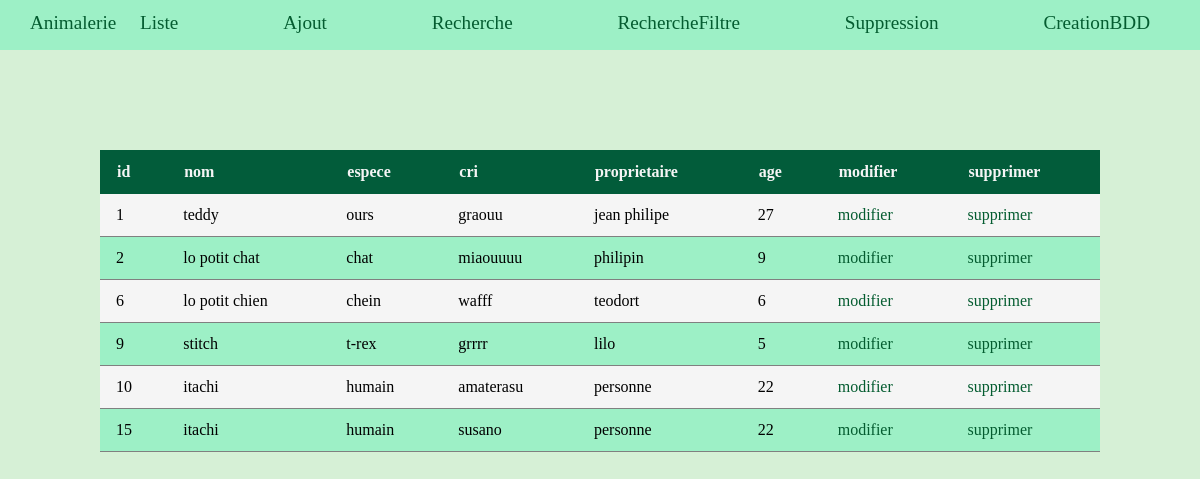
The app's page /Animalerie/liste.php with its own data.
### tables this page shows
CREATE TABLE `animaux` (
  `id` int(11) NOT NULL,
  `nom` varchar(50) NOT NULL,
  `espece` varchar(50) NOT NULL,
  `cri` varchar(50) NOT NULL,
  `proprietaire` varchar(50) NOT NULL,
  `age` int(11) NOT NULL
);

### Animalerie/AnimauxManager.php (called while the page is built, shortened)
<?php
Class AnimauxManager{
    private $db;
    public function __construct($db) {
        $this->db = $db;
    }
    public function ListAnimal() {
        $animaux = array();
        $q = $this->db->query('SELECT id, nom, espece, cri, proprietaire, age FROM animaux ORDER BY id');
        while ($donnees = $q->fetch(PDO::FETCH_ASSOC)) {
            $animal = new Animal;
            $animal->hydrate($donnees);
            $animaux[] = $animal;
        }
        return $animaux;
    }
}
?>

### Animalerie/animal.php (called while the page is built, shortened)
<?php
Class Animal{
    private $id;
    private $nom;
    private $espece;
    private $cri;
    private $proprietaire;
    private $age;
    public function getId() {
        return $this->id;
    }
    public function getNom() {
        return $this->nom;
    }
    public function getEspece() {
        return $this->espece;
    }
    public function getCri() {
        return $this->cri;
    }
    public function getProprietaire() {
        return $this->proprietaire;
    }
    public function getAge() {
        return $this->age;
    }
    public function setId($id) {
        $this->id = $id;
    }
    public function setNom($nom) {
        $this->nom = $nom;
    }
    public function setEspece($espece) {
        $this->espece = $espece;
    }
    public function setCri($cri) {
        $this->cri = $cri;
    }
    public function setProprietaire($proprietaire) {
        $this->proprietaire = $proprietaire;
    }
    public function setAge($age) {
        $this->age = $age;
    }
    public function hydrate(array $donnees){
        foreach ($donnees as $key => $value){
            $methode = 'set'.ucfirst($key);
        }
    }
}
?>

### Animalerie/VueAnimal.php (the view)
<?php
Class VueAnimal{
    private $animal;
    function __construct(Animal $animal)
    {
        $this->animal = $animal;
    }
    public function __toString(){
        return '<tr>
        <td>' . $this->animal->getID() . '</td>
        <td>' . $this->animal->getNom() . '</td>
        <td>' . $this->animal->getEspece() .'</td>
        <td>' . $this->animal->getCri() . '</td>
        <td>' . $this->animal->getProprietaire() . '</td>
        <td>' . $this->animal->getAge() . '</td>
        <td><a href="modifier.php?id=' . $this->animal->getID() . '">modifier</a></td>
        <td><a href="supprimer.php?id=' . $this->animal->getID() . '">supprimer</a></td>
        </tr>';
    }
}
?>

### Animalerie/menu.php (shortened to what this page needs)
<!DOCTYPE html>
<html>
<head>
    <link rel="stylesheet" href="menucss.css">
</head>
<body>
    <header>
        <p>Animalerie</p>
        <nav>
            <ul>
                <li><a href="liste.php">Liste</a></li>
                <li><a href="ajout.php">Ajout</a></li>
                <li><a href="recherche.php">Recherche</a></li>
                <li><a href="recherchefiltre.php">RechercheFiltre</a></li>
                <li><a href="supprimer.php">Suppression</a></li>
                <li><a href="CreationBDD.php">CreationBDD</a></li>
            </ul>
        </nav>
    </header>
</body>
</html>

### Animalerie/liste.php (shortened to what this page needs)
<?php
include 'menu.php';
require("Animal.php");
require("AnimauxManager.php");
require("VueAnimal.php");
$db = new PDO('mysql:host=localhost;dbname=grp-351_s3_progweb', 'grp-351', 'ab0pja81');
$manager = new AnimauxManager($db);
$animaux = $manager->ListAnimal();
?>
<!DOCTYPE html>
<html>
<head>
    <link rel="stylesheet" href="listecss.css">
</head>
<body>
<table>
    <tr>
    <th>id</th>
    <th>nom</th>
    <th>espece</th>
    <th>cri</th>
    <th>proprietaire</th>
    <th>age</th>
    <th>modifier</th>
    <th>supprimer</th>
    </tr>
    <?php
    foreach($animaux as $animal){
        $a = new VueAnimal($animal);
        echo $a->__toString();
    }
    ?>
    </table>
</body>
</html>

### Animalerie/menucss.css (style rules this page uses)
body { margin: 0px; padding: 0px; }
header { height: 50px; background-color: #9df0c6; }
p { position : absolute; float: left; font-size: 120%; margin-top: 12px; margin-left: 30px; color : #045c30; }
ul { width: auto; float: right; margin-top: 12px; font-size: 120%; }
li { display: inline-block; padding-right: 50px; padding-left: 50px; }
a { text-align: center; color: #045c30; text-decoration: none; }

### Animalerie/listecss.css (style rules this page uses)
body { margin: 0px; padding: 0px; background-color: rgb(214, 240, 214); }
table { margin-left: auto; margin-right: auto; margin-top: 100px; border-collapse: collapse; min-width: 1000px; }
table th { background-color: rgb(2, 92, 58); color: whitesmoke; text-align: left; height: 30px; padding : 7px 17px; }
table td { height: 15px; padding : 12px 16px; border-bottom: 1px solid grey; }
table tr:nth-of-type(odd) { background-color: #9df0c6; }
table tr:nth-of-type(even) { background-color: whitesmoke; }

### records on screen
animaux: id "1", nom "teddy", espece "ours", cri "graouu", proprietaire "jean philipe", age "27"
animaux: id "2", nom "lo potit chat", espece "chat", cri "miaouuuu", proprietaire "philipin", age "9"
animaux: id "6", nom "lo potit chien", espece "chein", cri "wafff", proprietaire "teodort", age "6"
animaux: id "9", nom "stitch", espece "t-rex", cri "grrrr", proprietaire "lilo", age "5"
animaux: id "10", nom "itachi", espece "humain", cri "amaterasu", proprietaire "personne", age "22"
animaux: id "15", nom "itachi", espece "humain", cri "susano", proprietaire "personne", age "22"
